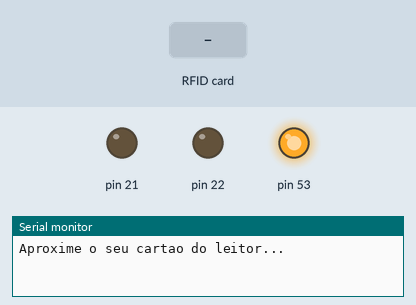
This sketch was run on a simulated Arduino Mega 2560, built with avr-gcc and run on an emulated ATmega2560. Parts: output pins drawn as LEDs (lit = HIGH), the last lines printed to the serial monitor. Inputs (shaded band) come from the test bench.

Above: at 1.2 s.
1.3 s: RFID card 19 79 BA 55 held to the reader
At 1.6 s:
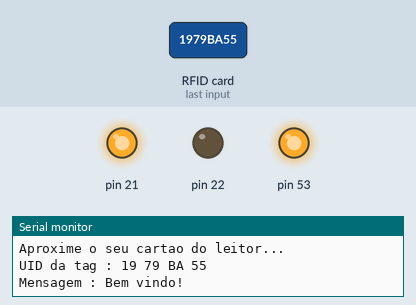
2.8 s: RFID card 5E 7A 19 C4 held to the reader
At 5.3 s:
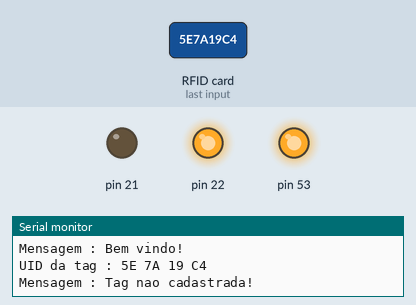
Timing chart, 0 to 8.8 s (numbered marks = the images above; inputs shaded):
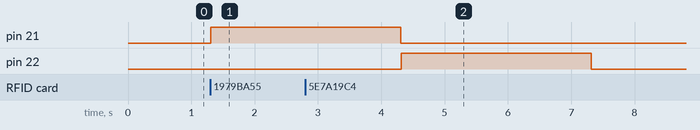

The sketch:

RFID.ino
```cpp
#include <SPI.h>
#include <MFRC522.h> //version 1.2.0

#define SS_PIN 5
#define RST_PIN 4
MFRC522 mfrc522(SS_PIN, RST_PIN);   // Create MFRC522 instance.

void setup()
{
  Serial.begin(9600);   // Inicia a serial
  SPI.begin();      // Inicia  SPI bus
  mfrc522.PCD_Init();   // Inicia MFRC522
  Serial.println("Aproxime o seu cartao do leitor...");
  Serial.println();
  pinMode(21, OUTPUT);
  pinMode(22, OUTPUT);
}

void loop()
{
  // Procura por cartao RFID
  if ( ! mfrc522.PICC_IsNewCardPresent())
  {
    return;
  }
  // Seleciona o cartao RFID
  if ( ! mfrc522.PICC_ReadCardSerial())
  {
    return;
  }
  //Mostra UID na serial
  Serial.print("UID da tag :");
  String conteudo= "";
  byte letra;
  for (byte i = 0; i < mfrc522.uid.size; i++)
  {
     Serial.print(mfrc522.uid.uidByte[i] < 0x10 ? " 0" : " ");
     Serial.print(mfrc522.uid.uidByte[i], HEX);
     conteudo.concat(String(mfrc522.uid.uidByte[i] < 0x10 ? " 0" : " "));
     conteudo.concat(String(mfrc522.uid.uidByte[i], HEX));
  }
  Serial.println();
  Serial.print("Mensagem : ");
  conteudo.toUpperCase();

  if (conteudo.substring(1) == "19 79 BA 55") //UID 1 - Cartao
  {
    Serial.println("Bem vindo!");
    Serial.println();
    digitalWrite(21, HIGH); // ativa rele, abre a trava solenoide
    delay(3000);           // espera 3 segundos
    digitalWrite(21, LOW);  // desativa rele, fecha a trava solenoide
  }

  else {
    Serial.println("Tag nao cadastrada!");
    Serial.println();
    digitalWrite(22, HIGH); // ativa rele, abre a trava solenoide
    delay(3000);           // espera 3 segundos
    digitalWrite(22, LOW);  // desativa rele, fecha a trava solenoide
}

}
```

Measured:
- after the input at 1.3 s, pin 21: LOW → HIGH at once
- after the input at 2.8 s, pin 22: LOW → HIGH after 1.5 s, → LOW 3.0 s later
